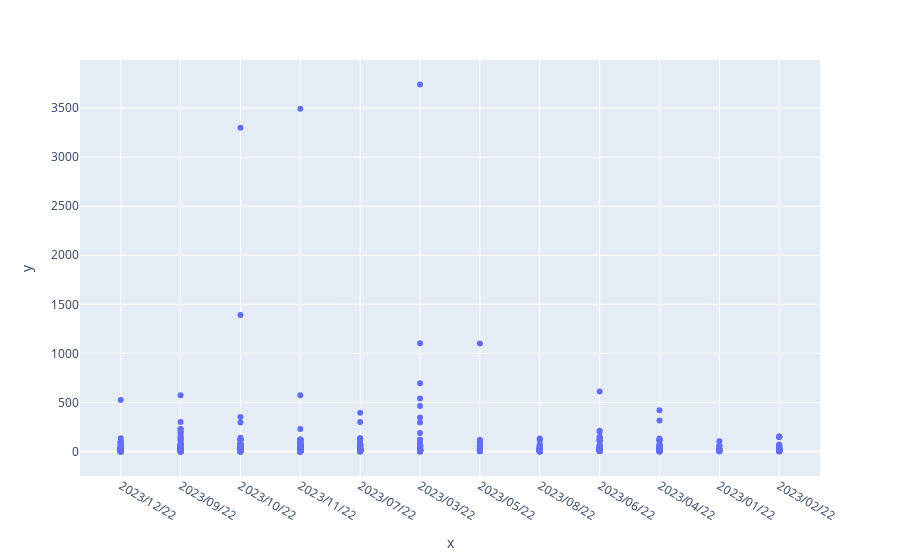

The notebook cell this image was saved under:
### Code cell
x=df["AssessDate"][:1000]
y=df["TotalPaid"][:1000] 

fig = px.scatter(x=x, y=y)
fig.show()

### Figure 1 — Plotly figure (JSON) as saved in the notebook; plotly's stock layout.template omitted (floating-point values rounded to 4 significant figures; data arrays with more than 128 entries replaced by an {"elided": "..."} marker saying what was removed)
{"data": [{"hovertemplate": "x=%{x}<br>y=%{y}<extra></extra>", "legendgroup": "", "marker": {"color": "#636efa", "symbol": "circle"}, "mode": "markers", "name": "", "orientation": "v", "showlegend": false, "type": "scatter", "x": {"elided": "1000 str values"}, "xaxis": "x", "y": {"elided": "1000 int values"}, "yaxis": "y"}], "layout": {"legend": {"tracegroupgap": 0}, "margin": {"t": 60}, "xaxis": {"anchor": "y", "domain": [0, 1], "title": {"text": "x"}}, "yaxis": {"anchor": "x", "domain": [0, 1], "title": {"text": "y"}}}}
